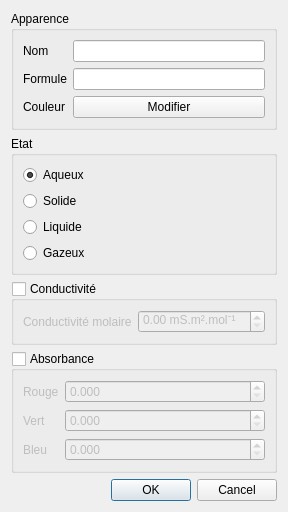
<?xml version="1.0" encoding="UTF-8"?>
<ui version="4.0">
 <class>DialogEditionParticule</class>
 <widget class="QDialog" name="DialogEditionParticule">
  <property name="geometry">
   <rect>
    <x>0</x>
    <y>0</y>
    <width>266</width>
    <height>478</height>
   </rect>
  </property>
  <property name="windowTitle">
   <string>Editer la particule</string>
  </property>
  <layout class="QVBoxLayout" name="verticalLayout">
   <item>
    <widget class="QGroupBox" name="Apparence">
     <property name="title">
      <string>Apparence</string>
     </property>
     <layout class="QFormLayout" name="formLayout">
      <item row="0" column="1">
       <widget class="QLineEdit" name="Nom"/>
      </item>
      <item row="1" column="0">
       <widget class="QLabel" name="label_2">
        <property name="text">
         <string>Formule</string>
        </property>
       </widget>
      </item>
      <item row="1" column="1">
       <widget class="QLineEdit" name="Formule"/>
      </item>
      <item row="2" column="0">
       <widget class="QLabel" name="label_3">
        <property name="text">
         <string>Couleur</string>
        </property>
       </widget>
      </item>
      <item row="2" column="1">
       <widget class="QPushButton" name="Couleur">
        <property name="text">
         <string>Modifier</string>
        </property>
       </widget>
      </item>
      <item row="0" column="0">
       <widget class="QLabel" name="label">
        <property name="text">
         <string>Nom</string>
        </property>
       </widget>
      </item>
     </layout>
    </widget>
   </item>
   <item>
    <widget class="QGroupBox" name="groupBox">
     <property name="title">
      <string>Etat</string>
     </property>
     <layout class="QVBoxLayout" name="verticalLayout_2">
      <item>
       <widget class="QRadioButton" name="Aqueux">
        <property name="text">
         <string>Aqueux</string>
        </property>
        <property name="checked">
         <bool>true</bool>
        </property>
       </widget>
      </item>
      <item>
       <widget class="QRadioButton" name="Solide">
        <property name="text">
         <string>Solide</string>
        </property>
       </widget>
      </item>
      <item>
       <widget class="QRadioButton" name="Liquide">
        <property name="text">
         <string>Liquide</string>
        </property>
       </widget>
      </item>
      <item>
       <widget class="QRadioButton" name="Gazeux">
        <property name="text">
         <string>Gazeux</string>
        </property>
       </widget>
      </item>
     </layout>
    </widget>
   </item>
   <item>
    <widget class="QGroupBox" name="Conductivite">
     <property name="title">
      <string>Conductivité</string>
     </property>
     <property name="checkable">
      <bool>true</bool>
     </property>
     <property name="checked">
      <bool>false</bool>
     </property>
     <layout class="QFormLayout" name="formLayout_2">
      <item row="0" column="0">
       <widget class="QLabel" name="label_4">
        <property name="text">
         <string>Conductivité molaire</string>
        </property>
       </widget>
      </item>
      <item row="0" column="1">
       <widget class="QDoubleSpinBox" name="ConductiviteValeur">
        <property name="suffix">
         <string> mS.m².mol⁻¹</string>
        </property>
        <property name="singleStep">
         <double>0.100000000000000</double>
        </property>
       </widget>
      </item>
     </layout>
    </widget>
   </item>
   <item>
    <widget class="QGroupBox" name="Absorbance">
     <property name="title">
      <string>Absorbance</string>
     </property>
     <property name="checkable">
      <bool>true</bool>
     </property>
     <property name="checked">
      <bool>false</bool>
     </property>
     <layout class="QFormLayout" name="formLayout_3">
      <item row="0" column="0">
       <widget class="QLabel" name="label_5">
        <property name="text">
         <string>Rouge</string>
        </property>
       </widget>
      </item>
      <item row="0" column="1">
       <widget class="QDoubleSpinBox" name="Rouge">
        <property name="suffix">
         <string/>
        </property>
        <property name="decimals">
         <number>3</number>
        </property>
        <property name="maximum">
         <double>1000000.000000000000000</double>
        </property>
        <property name="value">
         <double>0.000000000000000</double>
        </property>
       </widget>
      </item>
      <item row="1" column="0">
       <widget class="QLabel" name="label_6">
        <property name="text">
         <string>Vert</string>
        </property>
       </widget>
      </item>
      <item row="1" column="1">
       <widget class="QDoubleSpinBox" name="Vert">
        <property name="suffix">
         <string/>
        </property>
        <property name="decimals">
         <number>3</number>
        </property>
        <property name="maximum">
         <double>1000000.000000000000000</double>
        </property>
        <property name="value">
         <double>0.000000000000000</double>
        </property>
       </widget>
      </item>
      <item row="2" column="0">
       <widget class="QLabel" name="label_7">
        <property name="text">
         <string>Bleu</string>
        </property>
       </widget>
      </item>
      <item row="2" column="1">
       <widget class="QDoubleSpinBox" name="Bleu">
        <property name="suffix">
         <string/>
        </property>
        <property name="decimals">
         <number>3</number>
        </property>
        <property name="maximum">
         <double>1000000.000000000000000</double>
        </property>
        <property name="value">
         <double>0.000000000000000</double>
        </property>
       </widget>
      </item>
     </layout>
    </widget>
   </item>
   <item>
    <widget class="QDialogButtonBox" name="buttonBox">
     <property name="orientation">
      <enum>Qt::Horizontal</enum>
     </property>
     <property name="standardButtons">
      <set>QDialogButtonBox::Cancel|QDialogButtonBox::Ok</set>
     </property>
    </widget>
   </item>
  </layout>
 </widget>
 <resources/>
 <connections>
  <connection>
   <sender>buttonBox</sender>
   <signal>accepted()</signal>
   <receiver>DialogEditionParticule</receiver>
   <slot>accept()</slot>
   <hints>
    <hint type="sourcelabel">
     <x>248</x>
     <y>254</y>
    </hint>
    <hint type="destinationlabel">
     <x>157</x>
     <y>274</y>
    </hint>
   </hints>
  </connection>
  <connection>
   <sender>buttonBox</sender>
   <signal>rejected()</signal>
   <receiver>DialogEditionParticule</receiver>
   <slot>reject()</slot>
   <hints>
    <hint type="sourcelabel">
     <x>316</x>
     <y>260</y>
    </hint>
    <hint type="destinationlabel">
     <x>286</x>
     <y>274</y>
    </hint>
   </hints>
  </connection>
 </connections>
</ui>
